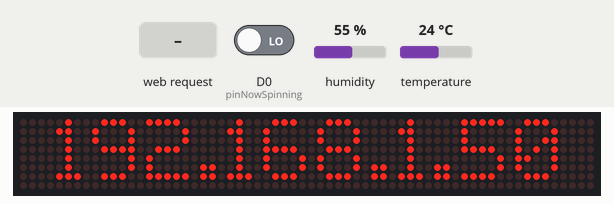
This sketch was run on a simulated ESP8266 (NodeMCU). Parts: 64×8 LED matrix. Inputs (shaded band) come from the test bench; at power-on: D0 (pinNowSpinning) LOW, humidity 55 %, temperature 24 °C. WiFi joins after 1.5 s; servers stay silent unless stated; what the sketch prints to the serial monitor is not drawn.

Above: at 1.6 s.
At 10.6 s:
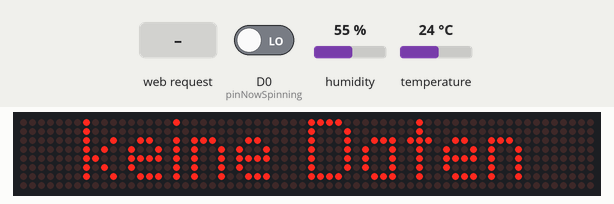
10.7 s: D0 (pinNowSpinning) driven HIGH
At 11.0 s:
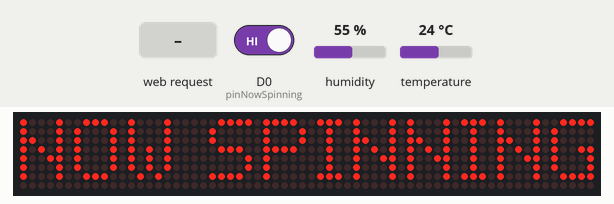
12.2 s: HTTP request GET /receivedata received
Timing chart, 0 to 13.7 s (numbered marks = the images above; inputs shaded):
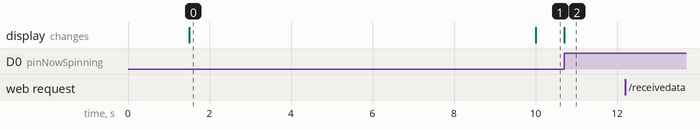

Measured:
- after the input at 10.7 s, the display: changes at once (image 2)
- what the display in image 0 shows lasts 8.5 s, from 1.5 s to 10.0 s

The sketch:

nowplaying.ino
```cpp
#include <MD_Parola.h>
#include <MD_MAX72xx.h>
#include <SPI.h>
#include <Wire.h>
#include <Adafruit_Sensor.h>
#include <Adafruit_BME280.h>
#include <ESP8266WebServer.h>

//WLAN
const char* ssid = "<wlan_ssid>";
const char* pass = "<wlan_passwort>";
ESP8266WebServer server(80);

// Hardwaretyp des MAX7219
#define HARDWARE_TYPE MD_MAX72XX::FC16_HW

// PINs und Anzahl der MAX-Elemente
#define MAX_DEVICES 8
#define CS_PIN 15

MD_Parola display = MD_Parola(HARDWARE_TYPE, CS_PIN, MAX_DEVICES);

// BME280
#define SEALEVELPRESSURE_HPA (1013.25)
Adafruit_BME280 bme; // I2C

//Schalter um Platte zu erkennen
int pinNowSpinning = D0;

//Warteschleifen
unsigned long startMillisTemp;
unsigned long currentMillisTemp;
unsigned long startMillisWechsel;
unsigned long currentMillisWechsel;

//Externe Daten deklarieren
String aussentemperatur = "keine Daten";
String akkustand = "keine Daten";
String puffer = "keine Daten";
String pvleistung = "keine Daten";

//Sonstiges
int anzeigennummer=0;

void setup() {

  Serial.begin(115200);

  display.begin();
  display.setIntensity(0);
  display.displayClear();
  display.setTextAlignment(PA_CENTER);

  pinMode(pinNowSpinning, INPUT);

  bool status;
  status = bme.begin(0x76);
  if (!status) {
    Serial.println("Kann BME Sensor nicht finden. Verkabelung prüfen!");
    while (1);
  }

  startMillisTemp = millis();
  startMillisWechsel = millis();

  //WLAN
  Serial.print("Verbinde zu: ");
  Serial.println(ssid);
  display.print("Verbinde Wifi");
  WiFi.begin(ssid, pass);

  while(WiFi.status() != WL_CONNECTED){
    delay(500);
    Serial.print(".");
  }

  Serial.println("");
  Serial.println("WiFi verbunden");
  Serial.print("IP-Adresse des ESP8266: ");
  Serial.println(WiFi.localIP());
  display.displayClear();
  display.print(WiFi.localIP());
  delay(3000);

  //Webendpunkte
  server.on("/",handleRoot);
  server.on("/receivedata", receiveData);

  server.begin();
}

void loop() {
  //Client-Anfragen abfragen
  server.handleClient();

  if (digitalRead(pinNowSpinning) == HIGH) {
    //Text wenn eine Platte abgestellt ist
    display.print("NOW SPINNING");
    Serial.println("Now Spinning");
  } else {
    currentMillisWechsel = millis();
    if (currentMillisWechsel - startMillisWechsel >= 5000) {
      startMillisWechsel = currentMillisWechsel;
      anzeigennummer++;
      Serial.print("Anzeigenummer: ");
      Serial.println(anzeigennummer);
      switch (anzeigennummer) {
        case 1:
          //Temperatur alle 30 Sekunden abfragen
          currentMillisTemp = millis();
          if (currentMillisTemp - startMillisTemp >= 10000) {
            startMillisTemp = currentMillisTemp;
            String temperatur = String(bme.readTemperature());
            display.print("> "+temperatur.substring(0,temperatur.length()-1)+" \"C");

            Serial.print("Temperatur: ");
            Serial.print(bme.readTemperature());
            Serial.println(" °C");

            Serial.print("Luftfeuchte: ");
            Serial.print(bme.readHumidity());
            Serial.println(" %");
          }
          break;
        case 2:
          display.print(aussentemperatur);
          Serial.println(aussentemperatur);
          break;
        case 3:
          display.print(akkustand);
          Serial.println(akkustand);
          break;
        case 4:
          display.print(pvleistung);
          Serial.println(pvleistung);
          break;
        case 5:
          display.print(puffer);
          Serial.println(puffer);
          break;
        default:
          // statements
          break;
      }
      if (anzeigennummer>=5) {
        anzeigennummer=0;
        Serial.println("Anzeigenummer reset");
      }
    }
  }
}

void handleRoot() {
  String message="<h1>Now Spinning</h1>";
  message += "Das ist die lieblose Webseite des 'Now Spinning'-Anzeigers</br></br>";
  message += "Temperatur: ";
  message += bme.readTemperature();
  message += " °C<br>";
  message += "Luftfeuchte: ";
  message += bme.readHumidity();
  message += " rel%<br>";
  server.send(200, "text/html", message);
}

void receiveData() {
  String message="<h1>Empfange Daten</h1>";
  message += "Daten werden empfangen...</br></br>";
  server.send(200, "text/html", message);

  Serial.println("Daten empfangen...");

  //Aussentemperatur
  Serial.print(server.argName(0));
  Serial.print(F(": "));
  Serial.println(server.arg(0));
  aussentemperatur="< " + server.arg(0) + " \"C";

  //Akkustand
  Serial.print(server.argName(1));
  Serial.print(F(": "));
  Serial.println(server.arg(1));
  akkustand="Akku "+ server.arg(1) + "%";

  //PV Leistung
  Serial.print(server.argName(2));
  Serial.print(F(": "));
  Serial.println(server.arg(2));
  pvleistung="PV "+ server.arg(2) + "KW";

  //Puffer oben u. unten
  Serial.print(server.argName(3));
  Serial.print(F(": "));
  Serial.println(server.arg(3));
  Serial.print(server.argName(4));
  Serial.print(F(": "));
  Serial.println(server.arg(4));
  puffer = "- " + server.arg(3) + "  _ " + server.arg(4);
}
```
